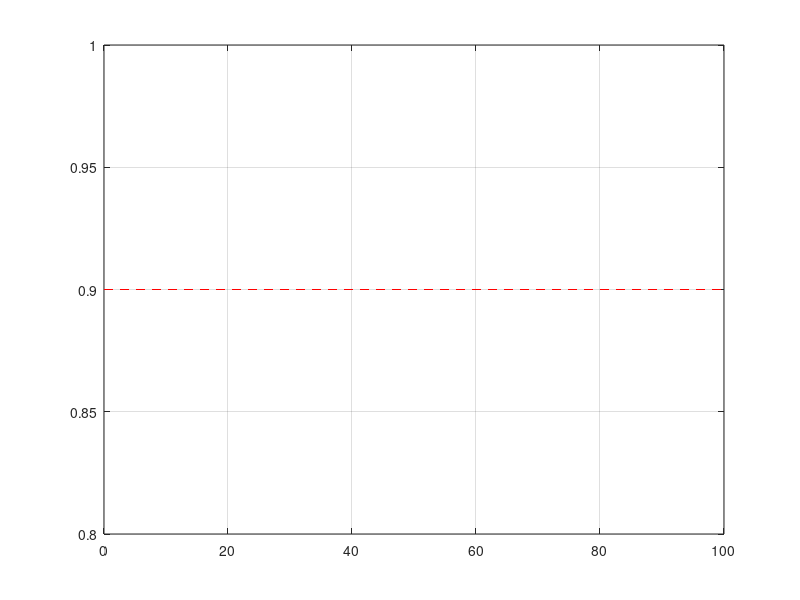
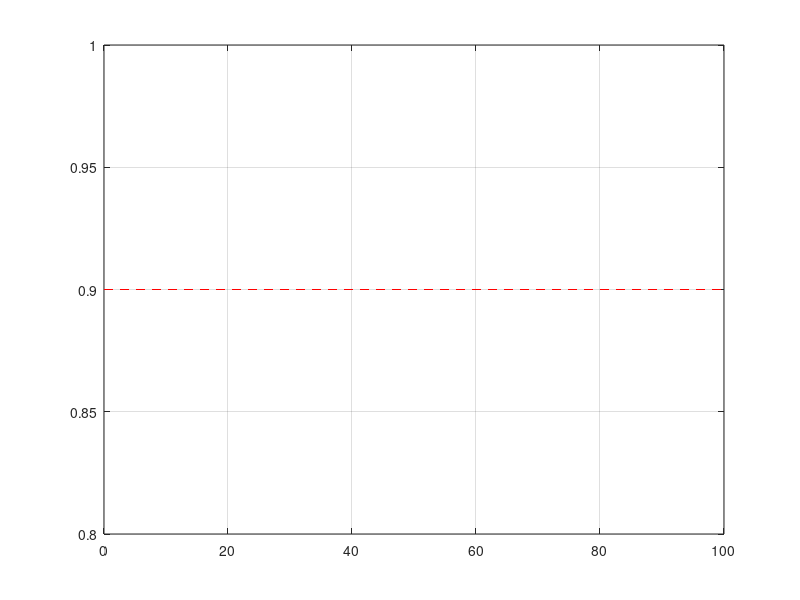

Source code (MATLAB) for these figures, in order: (Note: this script raises an error after producing the figures.)
clear all
close all

s = tf('s');
G = 20/((s + 1)*((s/20)^2+s/20+1));
Gd = 10/(s+1);

%% DESIGN PROPER FY
Color = {'r','blue','black','green','yellow','magenta'};
figure
hold on

omegaI = 5;
p = 50;
Fy = p^2 / ((s+p)^2) * (s+omegaI)/s * G^(-1) * Gd ;
step((1+Fy*G)^(-1)*Gd);
step(feedback(Fy*G,1));

% Disturbance criteria
plot([0.5 0.5],[-.1 .1],'LineStyle','--');
plot([0 100],[-.1 -.1],'LineStyle','--');
plot([0 100],[.1 .1],'LineStyle','--');

% Response criteria
% plot([0.2 0.2],[-1 2],'LineStyle','--','Color','r');
plot([0 100],[1.1 1.1],'LineStyle','--','Color','r');
plot([0 100],[0.9 0.9],'LineStyle','--','Color','r');

grid

%% DESIGN LEAD LAG

omegaC = 3/0.2;
phi0 = 50;

[m,p] = bode(Fy*G,omegaC);

phim = phi0 - (180+p);
a = (1 - sin(phim*pi/180))/(1 + sin(phim*pi/180));
T = 1 / (omegaC * sqrt(a));
K = sqrt(a)/m;

Flead = K*(1+T*s)/(1 + a*T*s);

Fy = Flead*Fy;

figure
hold on
step((1+Fy*G)^(-1)*Gd);
step(feedback(Fy*G,1));

% Disturbance criteria
plot([0.5 0.5],[-.1 .1],'LineStyle','--');
plot([0 100],[-.1 -.1],'LineStyle','--');
plot([0 100],[.1 .1],'LineStyle','--');

% Response criteria
% plot([0.2 0.2],[-1 2],'LineStyle','--','Color','r');
plot([0 100],[1.1 1.1],'LineStyle','--','Color','r');
plot([0 100],[0.9 0.9],'LineStyle','--','Color','r');
grid

%% Design Fr

tau = 0.14;
Fr = 1 / (1 + tau*s);

stepInfo = stepinfo(Fr*feedback(Fy*G,1));
risetime = stepInfo.RiseTime
overshoot = stepInfo.Overshoot

figure
hold on
step((1+Fy*G)^(-1)*Gd);
step(Fr*feedback(Fy*G,1));

% Disturbance criteria
plot([0.5 0.5],[-.1 .1],'LineStyle','--');
plot([0 100],[-.1 -.1],'LineStyle','--');
plot([0 100],[.1 .1],'LineStyle','--');

% Response criteria
% plot([0.2 0.2],[-1 2],'LineStyle','--','Color','r');
plot([0 100],[1.1 1.1],'LineStyle','--','Color','r');
plot([0 100],[0.9 0.9],'LineStyle','--','Color','r');
grid

%% Control

S = (1 + Fy*G)^(-1);
s1 = step(Fr*Fy*S);
s2 = step(Gd*Fy*S);
U = max(s1)+max(s2)

T = 1 - S;
figure
hold on
bode(S);
bode(T);
grid
